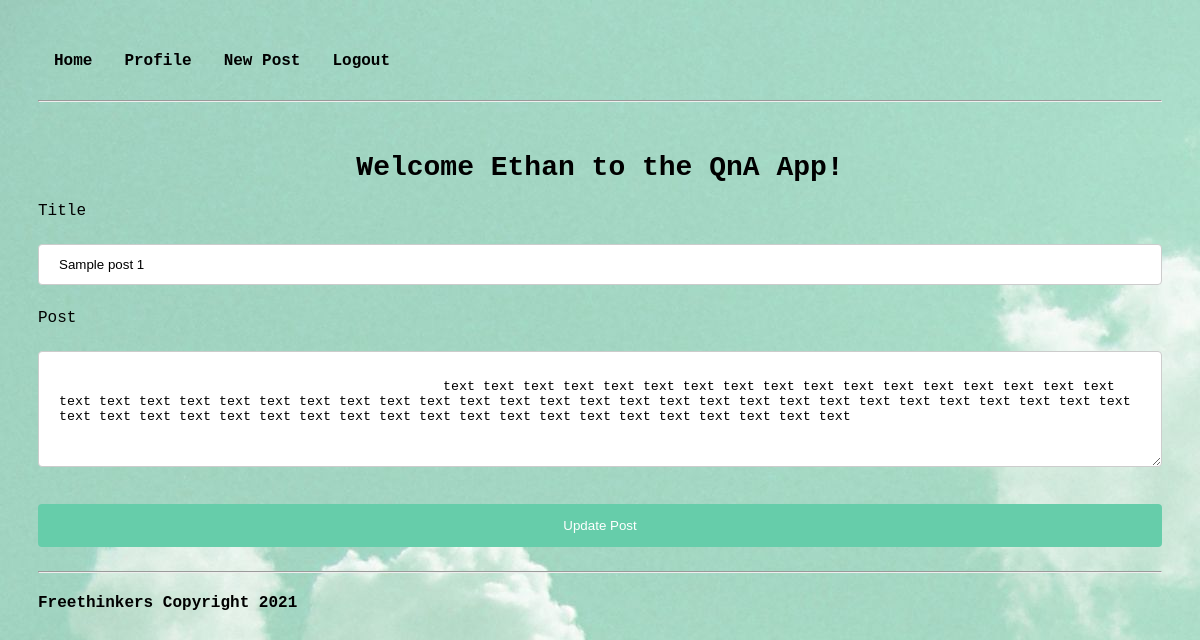
The page /posts/edit/1 (signed in) on the database its author committed.
### models.py (models this page shows, shortened)
class Post(db.Model):
    id = db.Column("id", db.Integer, primary_key=True)
    title = db.Column("title", db.String(200))
    text = db.Column("text", db.String(100))
    date = db.Column("date", db.String(50))
    user_id = db.Column(db.Integer, db.ForeignKey("user.id"), nullable=False)
    reply = db.relationship("Reply", backref="post", cascade="all, delete-orphan", lazy=True)
    report_total = db.Column("reported", db.Integer, default=0)
    views = db.Column("views", db.Integer, default=0)
    likes = db.relationship('PostLike', backref='post', lazy='dynamic')
    dislikes = db.relationship('PostDislike', backref='post', lazy='dynamic')

### flask_app.py (the view)
@app.route('/posts/edit/<post_id>', methods=['GET', 'POST'])
def update_post(post_id):
    if session.get('user'):
        if request.method == 'POST':
            title = request.form['title']
            text = request.form['postText']
            my_post = db.session.query(Post).filter_by(id=post_id).one()
            my_post.title = title
            my_post.text = text
            db.session.add(my_post)
            db.session.commit()
            return redirect(url_for('get_posts'))
        else:
            my_post = db.session.query(Post).filter_by(id=post_id).one()
            return render_template("new.html", post=my_post, user=session['user'])
    else:
        return redirect(url_for('login'))

### templates/new.html (shortened to what this page needs)
<!DOCTYPE html>
<html lang="en">
    <head>
        <link rel="stylesheet" href="{{ url_for('static', filename='main.css') }}">
    </head>
    <header>
       <nav>
            <div class = "navigation">
            <a href="{{ url_for('index') }}"> Home</a>
            <a href="{{ url_for('get_posts') }}"> Profile </a>
            <a href="{{ url_for('new_post') }}"> New Post </a>
			<a href="{{ url_for('logout') }}">Logout</a>
           </div>
       </nav>
    </header>
    <br>
    <br>
    <br>
    <hr>
    <body>
        <h1>Welcome {{user}} to the QnA App!</h1>
        {% if post %}
			<form action="{{ url_for('update_post', post_id=post.id) }}" method="post">
		{% else %}
			<form action="new" method="post">
		{% endif %}
			<p><label>Title </label></p>
			<p><input type="text" name="title" value="{% if post %}{{post.title}} {% endif %}"/></p>
            <p><label>Post </label></p>
			<p>
				<textarea name="postText"  rows="6" cols="0" >
					{% if post %}
						{{post.text}}
					{% else %}
						Add your new post here ...
					{% endif %}
				</textarea>
			</p>
            <p>
				{% if post %}
					<input type="submit" value="Update Post"/>
				{% else %}
				<input type="submit" value="Add Post"/>
				{% endif %}
			</p>
        </form>
    </body>
    <footer id ="footer">
        <hr>
        <h4> Freethinkers Copyright 2021</h4>
    </footer>
</html>

### static/main.css (style rules this page uses)
body { padding: 30px 30px; background-color:#ACE1AF; background-image: url(mainBackground.jpg); }
h1 { font-family: Consolas, monaco, monospace; font-size: 28px; font-weight:bold; text-align:center; margin-top: 50px; }
h4 { font-family:Consolas, monaco, monospace; font-size: 16px; text-align:left; color:black; }
p { font-family:Consolas, monaco, monospace; }
#footer { position: relative; bottom: 0; width: 100%; height: 2.5rem; font-family: Consolas, monaco, monospace; }
.navigation a { font-family:Consolas, monaco, monospace; float: left; color: black; text-align: right; padding: 14px 16px; text-decoration: none; font-size: 16px; font-weight: bold; }
textarea { font-family:Consolas, monaco, monospace; width: 100%; padding: 12px 20px; margin: 8px 0; display: inline-block; border: 1px solid #ccc; border-radius: 4px; box-sizing: border-box; }
input[type=text], select { width: 100%; padding: 12px 20px; margin: 8px 0; display: inline-block; border: 1px solid #ccc; border-radius: 4px; box-sizing: border-box; }
input[type=submit] { width: 100%; background-color: #66CDAA; color: white; padding: 14px 20px; margin: 8px 0; border: none; border-radius: 4px; }

### rows shown on the page
Post: title "Sample post 1", postText "text text text text text text text text text text text text text text text text text text text text text text text text text text text text text text text text text text text text text text text text text text text text text text text text text text text text text text text text text text text text text text text text"

### other values the page prints
{{ user }} "Ethan"
